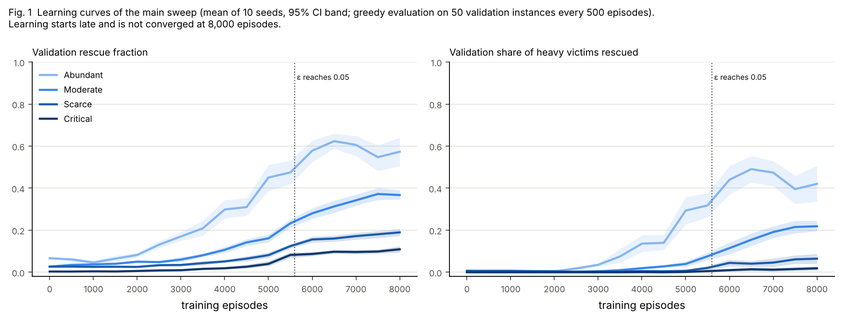
#> input picture results/figures/fig1_learning_curves.png, 846 x 323 px, shrunk from 1760 x 672 before the run
$ python make_latex_figures.py
#> lines starting #> are read from the running program, lines starting #| are printed output that depends on the picture
"""Copy the figures used by the LaTeX report into report/latex/figures/, removing the title text printed at the top of
each image (the LaTeX captions number and describe the figures instead). The plots themselves are unchanged: they are
made by scripts/make_figures.py and scripts/plot_calibration.py from the result files.

Usage: python scripts/make_latex_figures.py
"""

from __future__ import annotations

from pathlib import Path

import numpy as np
from PIL import Image

ROOT = Path(__file__).resolve().parents[1]
OUT = ROOT / "report" / "latex" / "figures"

# source image -> number of title text lines printed above the plot
FIGURES = {
    "results/figures/fig1_learning_curves.png": 2,
    "results/figures/fig2_exp1_rescue.png": 1,
    "results/figures/fig3_exp2_cooperation.png": 1,
    "results/figures/fig4_attribution.png": 1,
    "results/calibration/figures/fig_cal_main.png": 3,
}


def text_bands(img: np.ndarray) -> list[tuple[int, int]]:
    """(first, last + 1) row of each horizontal band that contains dark pixels."""
    ink = (img.min(axis=2) < 200).any(axis=1)
    bands, i = [], 0
    while i < len(ink):
        if ink[i]:
            j = i
            while j < len(ink) and ink[j]:
                j += 1
            bands.append((i, j))
            i = j
        else:
            i += 1
    return bands


def main() -> None:
    OUT.mkdir(parents=True, exist_ok=True)
    for src, n_lines in FIGURES.items():
        im = Image.open(ROOT / src).convert("RGB")
        top = text_bands(np.asarray(im).astype(int))[n_lines - 1][1]   # bottom of the last title line
#> the loop in text_bands, `while i < len(ink):` made 61 passes
#> i on passes 9, 12, 31, 34, 41, 50: 18, 30, 58, 280, 293, 312
#> i on passes 1 to 6: 1, 2, 3, 4, 5, 6
#> after the loop in text_bands, `while i < len(ink):`: bands = [(8, 18), (20, 30), (48, 58), (60, 280), (286, 293), (301, 312)]; i = 323; j = 312
#> top = 30
        im.crop((0, top + 4, im.width, im.height)).save(OUT / Path(src).name)
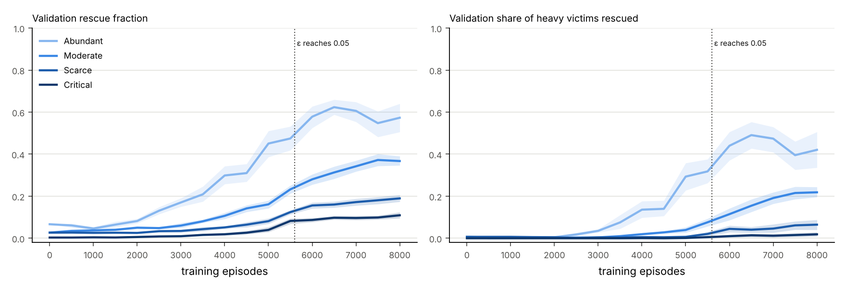
#> saved as fig1_learning_curves.png: PIL image 846x289 RGB; mean R, G, B 244.9, 246.7, 248.9
        print(f"{src} -> {OUT.relative_to(ROOT) / Path(src).name} (cut {top + 4} px of title)")
#| results/figures/fig1_learning_curves.png -> report/latex/figures/fig1_learning_curves.png (cut 34 px of title)
#> pass 2 of the loop in main, `for src, n_lines in FIGURES.items():`:
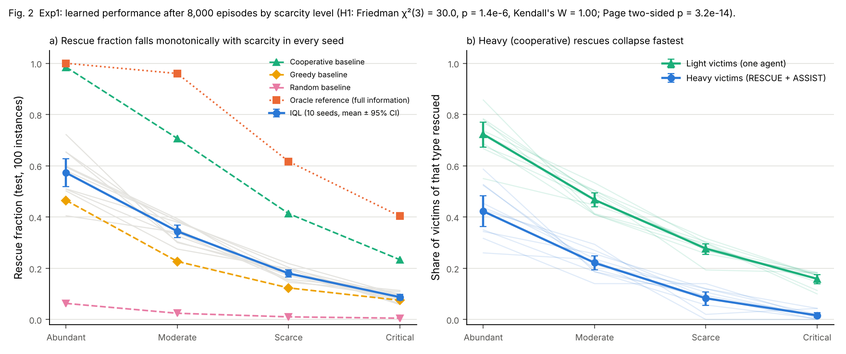
#> input picture results/figures/fig2_exp1_rescue.png, 846 x 354 px, shrunk from 1760 x 736 before the run
#> im: PIL image 846x354 RGB
#> the loop in text_bands (call 2), `while i < len(ink):` made 51 passes
#> i on passes 9, 27, 32, 38: 19, 46, 329, 341
#> top = 19
#> in main, `im.crop((0, top + 4, im.width, im.height)).save(OUT / Path(src).name)`:
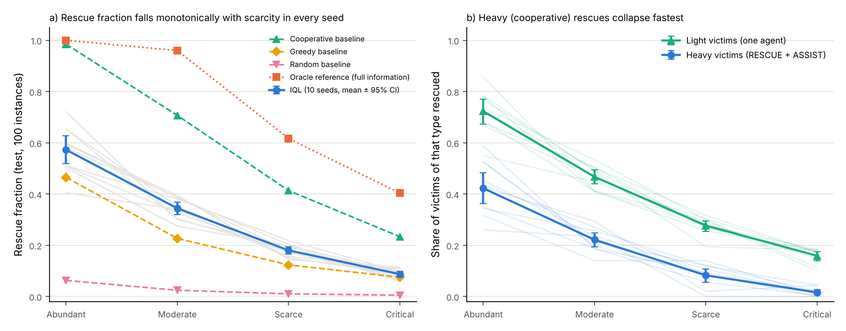
#> saved as fig2_exp1_rescue.png: PIL image 846x331 RGB; mean R, G, B 245.9, 247.2, 247.2
#| results/figures/fig2_exp1_rescue.png -> report/latex/figures/fig2_exp1_rescue.png (cut 23 px of title)
#> pass 3 of the loop in main, `for src, n_lines in FIGURES.items():`:
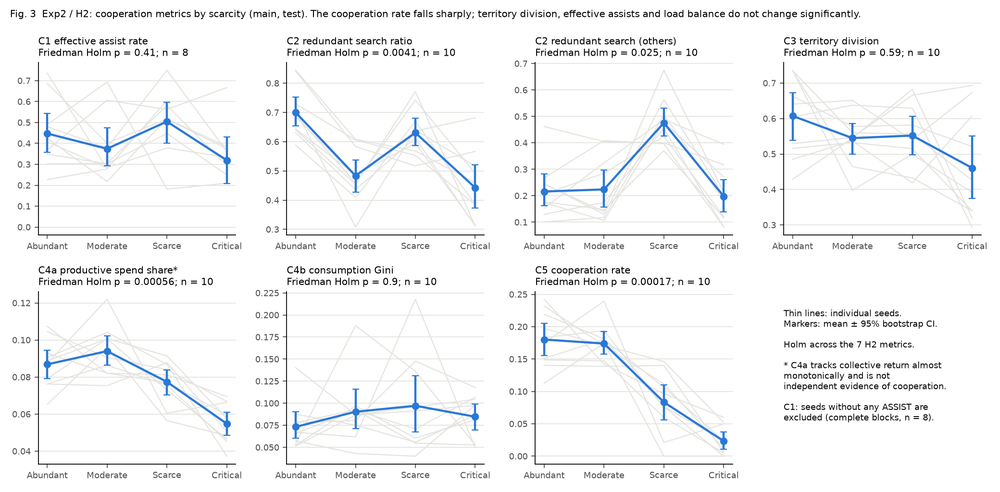
#> input picture results/figures/fig3_exp2_cooperation.png, 1000 x 492 px, shrunk from 2080 x 1024 before the run
#> im: PIL image 1000x492 RGB
#> in main, `im.crop((0, top + 4, im.width, im.height)).save(OUT / Path(src).name)`:
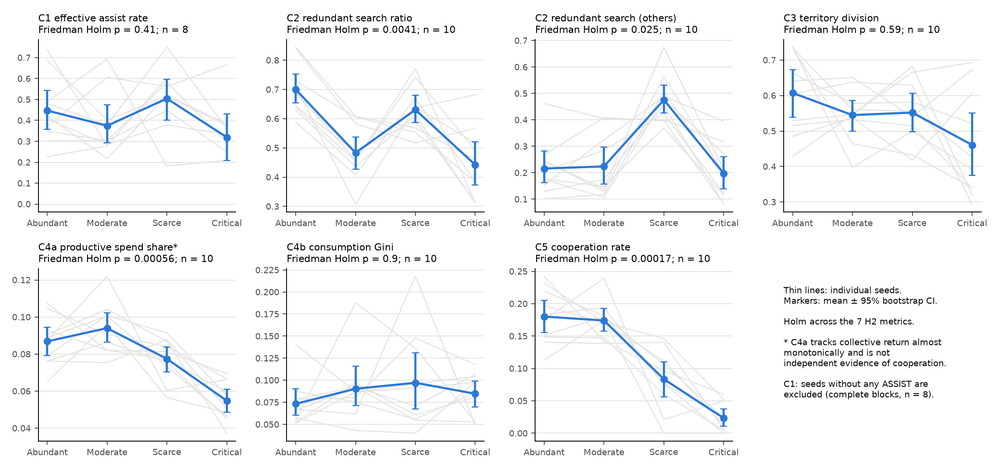
#> saved as fig3_exp2_cooperation.png: PIL image 1000x469 RGB; mean R, G, B 244.6, 245.6, 246.6
#| results/figures/fig3_exp2_cooperation.png -> report/latex/figures/fig3_exp2_cooperation.png (cut 23 px of title)
#> the loop made 5 passes; the first 3 are shown


if __name__ == "__main__":
    main()
